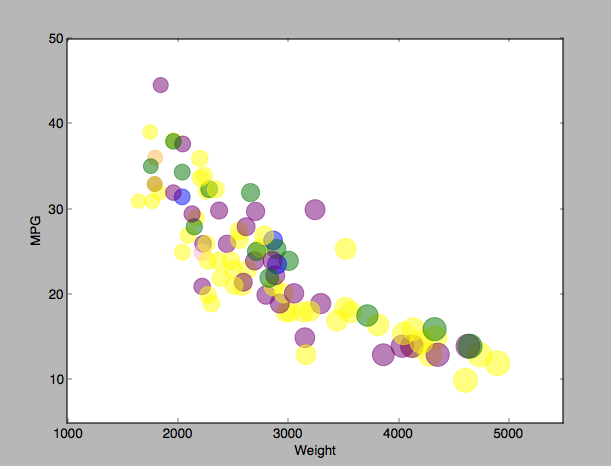

Generate this figure with Python:
import matplotlib.pyplot
import pandas

def findColor(manu):
    colorDict = {"ford": "yellow", "bmw": "pink", "honda": "green", "mercedes": "blue", "toyota": "purple"}
    colorList = []
    for a in manu:
        colorList.append(colorDict[a])
    return colorList

cars = pandas.read_csv("cars-sample.csv")

pic = matplotlib.pyplot.figure()
sp = pic.add_subplot(1, 1, 1)
sp.scatter(cars["Weight"], cars["MPG"], s=cars["Weight"]/10, color=findColor(cars["Manufacturer"]), alpha=0.5)
matplotlib.pyplot.xlabel("Weight")
matplotlib.pyplot.ylabel("MPG")
matplotlib.pyplot.xticks((1000, 2000, 3000, 4000, 5000))
matplotlib.pyplot.yticks((10, 20, 30, 40, 50))

matplotlib.pyplot.show()
